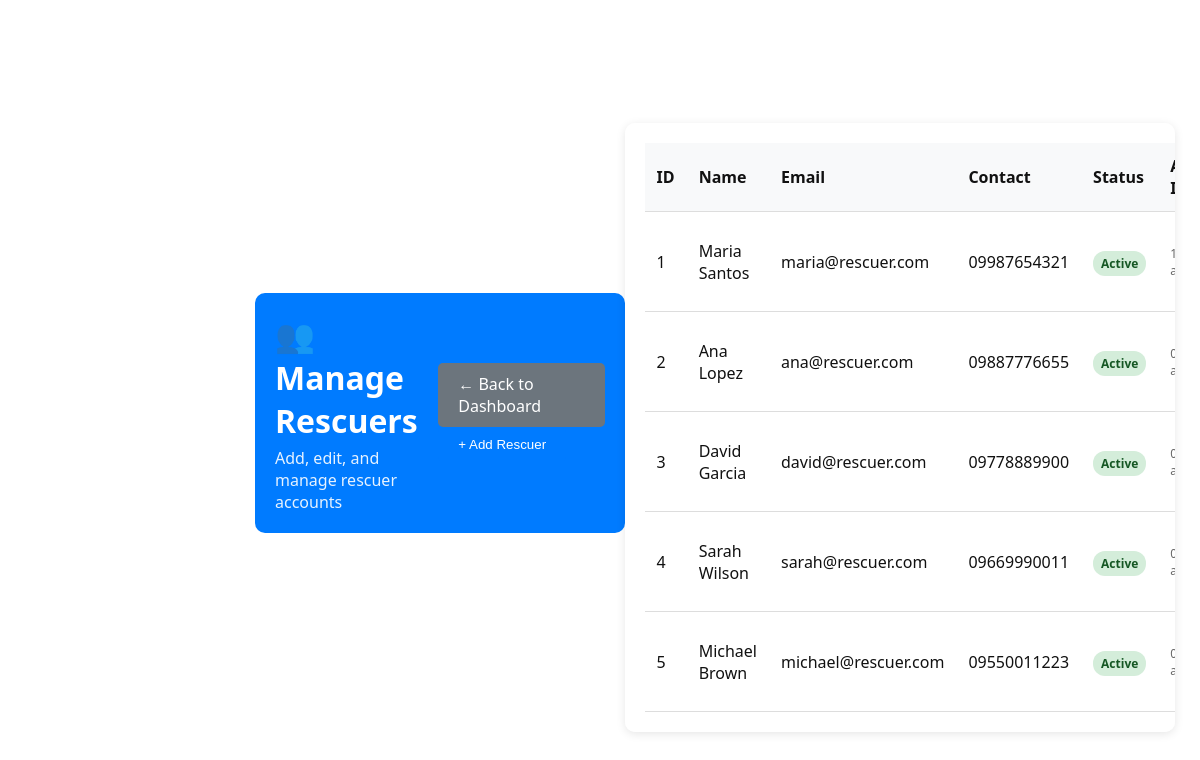
/roles/management/manage_rescuers.php (signed in), run on the app's committed database.
### tables this page shows
CREATE TABLE IF NOT EXISTS rescuer (
    resc_id INT PRIMARY KEY AUTO_INCREMENT,
    resc_name VARCHAR(100) NOT NULL,
    resc_email VARCHAR(100) UNIQUE NOT NULL,
    resc_password VARCHAR(255) NOT NULL,
    resc_contact VARCHAR(15) DEFAULT NULL,
    status ENUM('active','inactive') DEFAULT 'active',
    created_at TIMESTAMP DEFAULT CURRENT_TIMESTAMP
);

### roles/management/manage_rescuers.php (the view, shortened to what this page needs)
<?php
$conn = getDBConnection();
$rescuers = [];
$result = $conn->query("SELECT * FROM rescuer ORDER BY created_at DESC");
if ($result) {
    while ($row = $result->fetch_assoc()) {
        $rescuers[] = $row;
    }
}
?>
<!DOCTYPE html>
<html lang="en">
<head>
    <link rel="stylesheet" href="../../../assets/css/styles.css">
</head>
<body>
    <div class="container">
        <header class="page-header">
            <div>
                <h1 style="margin: 0;">👥 Manage Rescuers</h1>
                <p style="margin: 5px 0 0 0; opacity: 0.9;">Add, edit, and manage rescuer accounts</p>
            </div>
            <div>
                <a href="dashboard.php" class="btn btn-secondary">← Back to Dashboard</a>
                <button class="btn btn-primary" onclick="openAddModal()">+ Add Rescuer</button>
            </div>
        </header>
        <div class="table-container">
            <table>
                <thead>
                    <tr>
                        <th>ID</th>
                        <th>Name</th>
                        <th>Email</th>
                        <th>Contact</th>
                        <th>Status</th>
                        <th>Active Incidents</th>
                    </tr>
                </thead>
                <tbody>
                    <?php foreach ($rescuers as $rescuer): ?>
                        <tr>
                            <td><?php echo $rescuer['resc_id']; ?></td>
                            <td><?php echo htmlspecialchars($rescuer['resc_name']); ?></td>
                            <td><?php echo htmlspecialchars($rescuer['resc_email']); ?></td>
                            <td><?php echo htmlspecialchars($rescuer['resc_contact'] ?: 'N/A'); ?></td>
                            <td>
                                <span class="status-badge status-<?php echo $rescuer['status']; ?>">
                                    <?php echo ucfirst($rescuer['status']); ?>
                                </span>
                            </td>
                            <td>
                                <div class="incident-info">
                                </div>
                            </td>
                        </tr>
                    <?php endforeach; ?>
                </tbody>
            </table>
        </div>
    </div>
</body>
</html>

### assets/css/styles.css (style rules this page uses)
* { margin:0; padding:0; box-sizing:border-box; }
body { font-family:"Segoe UI", sans-serif; background:linear-gradient(135deg,#e3e9f2,#f6f8fc); color:#111; overflow-x:hidden; }
.container { position:fixed; top:55px; left:230px; width:calc(100% - 230px); height:calc(100vh - 55px); display:flex; justify-content:center; align-items:center; padding:25px; }

### roles/management/manage_rescuers.php (style rules this page uses)
.page-header { background: #007bff; color: white; padding: 20px; border-radius: 10px; margin-bottom: 30px; display: flex; justify-content: space-between; align-items: center; }
.btn { padding: 10px 20px; border: none; border-radius: 5px; cursor: pointer; text-decoration: none; display: inline-block; transition: background-color 0.2s; }
.btn-primary { background: #007bff; color: white; }
.btn-secondary { background: #6c757d; color: white; }
.table-container { background: white; padding: 20px; border-radius: 10px; box-shadow: 0 2px 10px rgba(0,0,0,0.1); overflow-x: auto; }
table { width: 100%; border-collapse: collapse; }
th, td { padding: 12px; text-align: left; border-bottom: 1px solid #ddd; }
th { background: #f8f9fa; font-weight: bold; }
.status-badge { padding: 4px 8px; border-radius: 12px; font-size: 12px; font-weight: bold; }
.status-active { background: #d4edda; color: #155724; }
.incident-info { font-size: 12px; color: #666; }

### data on the page
rescuer: resc_id "1", resc_name "Maria Santos", resc_email "maria@rescuer.com", resc_contact "09987654321", status "Active"
rescuer: resc_id "2", resc_name "Ana Lopez", resc_email "ana@rescuer.com", resc_contact "09887776655", status "Active"
rescuer: resc_id "3", resc_name "David Garcia", resc_email "david@rescuer.com", resc_contact "09778889900", status "Active"
rescuer: resc_id "4", resc_name "Sarah Wilson", resc_email "sarah@rescuer.com", resc_contact "09669990011", status "Active"
rescuer: resc_id "5", resc_name "Michael Brown", resc_email "michael@rescuer.com", resc_contact "09550011223", status "Active"
